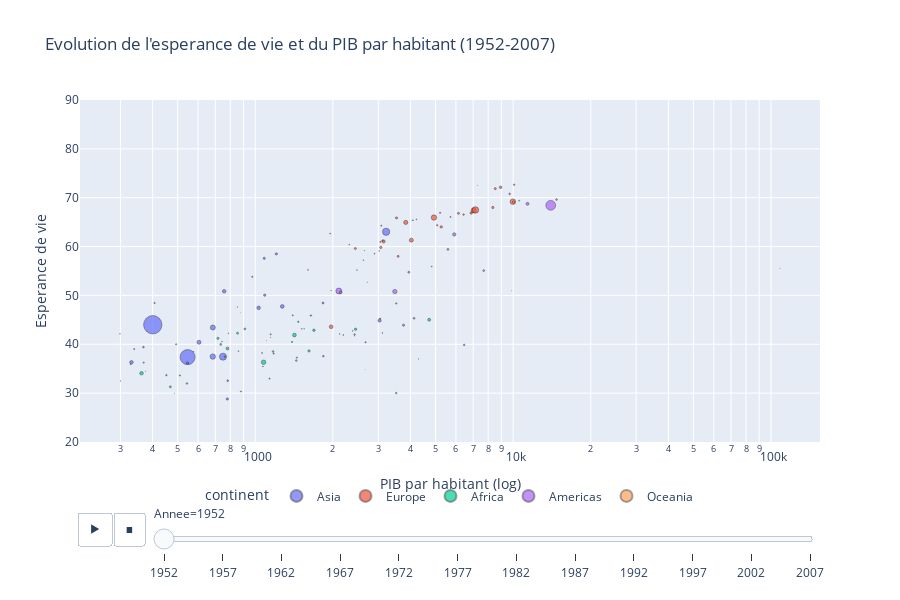

The code cell stored with this chart in its notebook:
### Code cell
# Autre exemple
# Chargeons le dataset gapminder

#sns.load_dataset("healthexp")

gapminder = px.data.gapminder()

# Creons un garphique interactif

fig = px.scatter(gapminder,
               x = "gdpPercap",
               y = "lifeExp",
               size = "pop",
               color = "continent",
               hover_name = "country",
               log_x = True,
               range_y = [20, 90],
               animation_frame = "year",
               title = "Evolution de l'esperance de vie et du PIB par habitant (1952-2007)",
               labels = {"gdpPercap" : "PIB par habitant (log)", "lifeExp" : "Esperance de vie", "year" : "Annee", "pop" : "Population", "continent" : "continent"}, height = 600,)
 # Affichons l'apparence du graphique

fig.update_traces(marker = dict(line = dict(width = 1, color = "rgba(0, 0, 0, 0.5)")))
fig.update_layout(showlegend = True, legend = dict(orientation = "h", yanchor = "bottom", y = -0.2, xanchor = "center", x = 0.5))

# Affichons le graphique interactif

fig.show()

### Figure 1 — Plotly figure (JSON) as saved in the notebook; plotly's stock layout.template omitted (floating-point values rounded to 4 significant figures)
{"data": [{"hovertemplate": "<b>%{hovertext}</b><br><br>continent=Asia<br>Annee=1952<br>PIB par habitant (log)=%{x}<br>Esperance de vie=%{y}<br>Population=%{marker.size}<extra></extra>", "hovertext": ["Afghanistan", "Bahrain", "Bangladesh", "Cambodia", "China", "Hong Kong, China", "India", "Indonesia", "Iran", "Iraq", "Israel", "Japan", "Jordan", "Korea, Dem. Rep.", "Korea, Rep.", "Kuwait", "Lebanon", "Malaysia", "Mongolia", "Myanmar", "Nepal", "Oman", "Pakistan", "Philippines", "Saudi Arabia", "Singapore", "Sri Lanka", "Syria", "Taiwan", "Thailand", "Vietnam", "West Bank and Gaza", "Yemen, Rep."], "legendgroup": "Asia", "marker": {"color": "#636efa", "line": {"color": "rgba(0, 0, 0, 0.5)", "width": 1}, "size": [8425333, 120447, 46886859, 4693836, 556263527, 2125900, 372000000, 82052000, 17272000, 5441766, 1620914, 86459025, 607914, 8865488, 20947571, 160000, 1439529, 6748378, 800663, 20092996, 9182536, 507833, 41346560, 22438691, 4005677, 1127000, 7982342, 3661549, 8550362, 21289402, 26246839, 1030585, 4963829], "sizemode": "area", "sizeref": 3297000.0, "symbol": "circle"}, "mode": "markers", "name": "Asia", "orientation": "v", "showlegend": true, "type": "scatter", "x": [779.4, 9867.0, 684.2, 368.5, 400.4, 3054.0, 546.6, 749.7, 3035.0, 4130.0, 4087.0, 3217.0, 1547.0, 1088.0, 1031.0, 108400.0, 4835.0, 1831.0, 786.6, 331, 545.9, 1828.0, 684.6, 1273.0, 6460.0, 2315.0, 1084.0, 1643.0, 1207.0, 757.8, 605.1, 1516.0, 781.7], "xaxis": "x", "y": [28.8, 50.94, 37.48, 39.42, 44, 60.96, 37.37, 37.47, 44.87, 45.32, 65.39, 63.03, 43.16, 50.06, 47.45, 55.56, 55.93, 48.46, 42.24, 36.32, 36.16, 37.58, 43.44, 47.75, 39.88, 60.4, 57.59, 45.88, 58.5, 50.85, 40.41, 43.16, 32.55], "yaxis": "y"}, {"hovertemplate": "<b>%{hovertext}</b><br><br>continent=Europe<br>Annee=1952<br>PIB par habitant (log)=%{x}<br>Esperance de vie=%{y}<br>Population=%{marker.size}<extra></extra>", "hovertext": ["Albania", "Austria", "Belgium", "Bosnia and Herzegovina", "Bulgaria", "Croatia", "Czech Republic", "Denmark", "Finland", "France", "Germany", "Greece", "Hungary", "Iceland", "Ireland", "Italy", "Montenegro", "Netherlands", "Norway", "Poland", "Portugal", "Romania", "Serbia", "Slovak Republic", "Slovenia", "Spain", "Sweden", "Switzerland", "Turkey", "United Kingdom"], "legendgroup": "Europe", "marker": {"color": "#EF553B", "line": {"color": "rgba(0, 0, 0, 0.5)", "width": 1}, "size": [1282697, 6927772, 8730405, 2791000, 7274900, 3882229, 9125183, 4334000, 4090500, 42459667, 69145952, 7733250, 9504000, 147962, 2952156, 47666000, 413834, 10381988, 3327728, 25730551, 8526050, 16630000, 6860147, 3558137, 1489518, 28549870, 7124673, 4815000, 22235677, 50430000], "sizemode": "area", "sizeref": 3297000.0, "symbol": "circle"}, "mode": "markers", "name": "Europe", "orientation": "v", "showlegend": true, "type": "scatter", "x": [1601.0, 6137.0, 8343.0, 973.5, 2444.0, 3119.0, 6876.0, 9692.0, 6425.0, 7030.0, 7144.0, 3531.0, 5264.0, 7268.0, 5210.0, 4931.0, 2648.0, 8942.0, 10100.0, 4029.0, 3068.0, 3145.0, 3581.0, 5075.0, 4215.0, 3834.0, 8528.0, 14730.0, 1969.0, 9980.0], "xaxis": "x", "y": [55.23, 66.8, 68, 53.82, 59.6, 61.21, 66.87, 70.78, 66.55, 67.41, 67.5, 65.86, 64.03, 72.49, 66.91, 65.94, 59.16, 72.13, 72.67, 61.31, 59.82, 61.05, 58.0, 64.36, 65.57, 64.94, 71.86, 69.62, 43.59, 69.18], "yaxis": "y"}, {"hovertemplate": "<b>%{hovertext}</b><br><br>continent=Africa<br>Annee=1952<br>PIB par habitant (log)=%{x}<br>Esperance de vie=%{y}<br>Population=%{marker.size}<extra></extra>", "hovertext": ["Algeria", "Angola", "Benin", "Botswana", "Burkina Faso", "Burundi", "Cameroon", "Central African Republic", "Chad", "Comoros", "Congo, Dem. Rep.", "Congo, Rep.", "Cote d'Ivoire", "Djibouti", "Egypt", "Equatorial Guinea", "Eritrea", "Ethiopia", "Gabon", "Gambia", "Ghana", "Guinea", "Guinea-Bissau", "Kenya", "Lesotho", "Liberia", "Libya", "Madagascar", "Malawi", "Mali", "Mauritania", "Mauritius", "Morocco", "Mozambique", "Namibia", "Niger", "Nigeria", "Reunion", "Rwanda", "Sao Tome and Principe", "Senegal", "Sierra Leone", "Somalia", "South Africa", "Sudan", "Swaziland", "Tanzania", "Togo", "Tunisia", "Uganda", "Zambia", "Zimbabwe"], "legendgroup": "Africa", "marker": {"color": "#00cc96", "line": {"color": "rgba(0, 0, 0, 0.5)", "width": 1}, "size": [9279525, 4232095, 1738315, 442308, 4469979, 2445618, 5009067, 1291695, 2682462, 153936, 14100005, 854885, 2977019, 63149, 22223309, 216964, 1438760, 20860941, 420702, 284320, 5581001, 2664249, 580653, 6464046, 748747, 863308, 1019729, 4762912, 2917802, 3838168, 1022556, 516556, 9939217, 6446316, 485831, 3379468, 33119096, 257700, 2534927, 60011, 2755589, 2143249, 2526994, 14264935, 8504667, 290243, 8322925, 1219113, 3647735, 5824797, 2672000, 3080907], "sizemode": "area", "sizeref": 3297000.0, "symbol": "circle"}, "mode": "markers", "name": "Africa", "orientation": "v", "showlegend": true, "type": "scatter", "x": [2449.0, 3521.0, 1063.0, 851.2, 543.3, 339.3, 1173.0, 1071.0, 1179.0, 1103.0, 780.5, 2126.0, 1389.0, 2670.0, 1419.0, 375.6, 328.9, 362.1, 4293.0, 485.2, 911.3, 510.2, 299.9, 853.5, 298.8, 575.6, 2388.0, 1443.0, 369.2, 452.3, 743.1, 1968.0, 1688.0, 468.5, 2424.0, 761.9, 1077.0, 2719.0, 493.3, 879.6, 1450.0, 879.8, 1136.0, 4725.0, 1616.0, 1148.0, 716.7, 859.8, 1468.0, 734.8, 1147.0, 406.9], "xaxis": "x", "y": [43.08, 30.02, 38.22, 47.62, 31.98, 39.03, 38.52, 35.46, 38.09, 40.72, 39.14, 42.11, 40.48, 34.81, 41.89, 34.48, 35.93, 34.08, 37.0, 30, 43.15, 33.61, 32.5, 42.27, 42.14, 38.48, 42.72, 36.68, 36.26, 33.69, 40.54, 50.99, 42.87, 31.29, 41.73, 37.44, 36.32, 52.72, 40, 46.47, 37.28, 30.33, 32.98, 45.01, 38.63, 41.41, 41.22, 38.6, 44.6, 39.98, 42.04, 48.45], "yaxis": "y"}, {"hovertemplate": "<b>%{hovertext}</b><br><br>continent=Americas<br>Annee=1952<br>PIB par habitant (log)=%{x}<br>Esperance de vie=%{y}<br>Population=%{marker.size}<extra></extra>", "hovertext": ["Argentina", "Bolivia", "Brazil", "Canada", "Chile", "Colombia", "Costa Rica", "Cuba", "Dominican Republic", "Ecuador", "El Salvador", "Guatemala", "Haiti", "Honduras", "Jamaica", "Mexico", "Nicaragua", "Panama", "Paraguay", "Peru", "Puerto Rico", "Trinidad and Tobago", "United States", "Uruguay", "Venezuela"], "legendgroup": "Americas", "marker": {"color": "#ab63fa", "line": {"color": "rgba(0, 0, 0, 0.5)", "width": 1}, "size": [17876956, 2883315, 56602560, 14785584, 6377619, 12350771, 926317, 6007797, 2491346, 3548753, 2042865, 3146381, 3201488, 1517453, 1426095, 30144317, 1165790, 940080, 1555876, 8025700, 2227000, 662850, 157553000, 2252965, 5439568], "sizemode": "area", "sizeref": 3297000.0, "symbol": "circle"}, "mode": "markers", "name": "Americas", "orientation": "v", "showlegend": true, "type": "scatter", "x": [5911.0, 2677.0, 2109.0, 11370.0, 3940.0, 2144.0, 2627.0, 5587.0, 1398.0, 3522.0, 3048.0, 2428.0, 1840.0, 2195.0, 2899.0, 3478.0, 3112.0, 2480.0, 1952.0, 3759.0, 3082.0, 3023.0, 13990.0, 5717.0, 7690.0], "xaxis": "x", "y": [62.48, 40.41, 50.92, 68.75, 54.74, 50.64, 57.21, 59.42, 45.93, 48.36, 45.26, 42.02, 37.58, 41.91, 58.53, 50.79, 42.31, 55.19, 62.65, 43.9, 64.28, 59.1, 68.44, 66.07, 55.09], "yaxis": "y"}, {"hovertemplate": "<b>%{hovertext}</b><br><br>continent=Oceania<br>Annee=1952<br>PIB par habitant (log)=%{x}<br>Esperance de vie=%{y}<br>Population=%{marker.size}<extra></extra>", "hovertext": ["Australia", "New Zealand"], "legendgroup": "Oceania", "marker": {"color": "#FFA15A", "line": {"color": "rgba(0, 0, 0, 0.5)", "width": 1}, "size": [8691212, 1994794], "sizemode": "area", "sizeref": 3297000.0, "symbol": "circle"}, "mode": "markers", "name": "Oceania", "orientation": "v", "showlegend": true, "type": "scatter", "x": [10040.0, 10560.0], "xaxis": "x", "y": [69.12, 69.39], "yaxis": "y"}], "layout": {"height": 600, "legend": {"itemsizing": "constant", "orientation": "h", "title": {"text": "continent"}, "tracegroupgap": 0, "x": 0.5, "xanchor": "center", "y": -0.2, "yanchor": "bottom"}, "showlegend": true, "sliders": [{"active": 0, "currentvalue": {"prefix": "Annee="}, "len": 0.9, "pad": {"b": 10, "t": 60}, "steps": [{"args": [["1952"], {"frame": {"duration": 0, "redraw": false}, "fromcurrent": true, "mode": "immediate", "transition": {"duration": 0, "easing": "linear"}}], "label": "1952", "method": "animate"}, {"args": [["1957"], {"frame": {"duration": 0, "redraw": false}, "fromcurrent": true, "mode": "immediate", "transition": {"duration": 0, "easing": "linear"}}], "label": "1957", "method": "animate"}, {"args": [["1962"], {"frame": {"duration": 0, "redraw": false}, "fromcurrent": true, "mode": "immediate", "transition": {"duration": 0, "easing": "linear"}}], "label": "1962", "method": "animate"}, {"args": [["1967"], {"frame": {"duration": 0, "redraw": false}, "fromcurrent": true, "mode": "immediate", "transition": {"duration": 0, "easing": "linear"}}], "label": "1967", "method": "animate"}, {"args": [["1972"], {"frame": {"duration": 0, "redraw": false}, "fromcurrent": true, "mode": "immediate", "transition": {"duration": 0, "easing": "linear"}}], "label": "1972", "method": "animate"}, {"args": [["1977"], {"frame": {"duration": 0, "redraw": false}, "fromcurrent": true, "mode": "immediate", "transition": {"duration": 0, "easing": "linear"}}], "label": "1977", "method": "animate"}, {"args": [["1982"], {"frame": {"duration": 0, "redraw": false}, "fromcurrent": true, "mode": "immediate", "transition": {"duration": 0, "easing": "linear"}}], "label": "1982", "method": "animate"}, {"args": [["1987"], {"frame": {"duration": 0, "redraw": false}, "fromcurrent": true, "mode": "immediate", "transition": {"duration": 0, "easing": "linear"}}], "label": "1987", "method": "animate"}, {"args": [["1992"], {"frame": {"duration": 0, "redraw": false}, "fromcurrent": true, "mode": "immediate", "transition": {"duration": 0, "easing": "linear"}}], "label": "1992", "method": "animate"}, {"args": [["1997"], {"frame": {"duration": 0, "redraw": false}, "fromcurrent": true, "mode": "immediate", "transition": {"duration": 0, "easing": "linear"}}], "label": "1997", "method": "animate"}, {"args": [["2002"], {"frame": {"duration": 0, "redraw": false}, "fromcurrent": true, "mode": "immediate", "transition": {"duration": 0, "easing": "linear"}}], "label": "2002", "method": "animate"}, {"args": [["2007"], {"frame": {"duration": 0, "redraw": false}, "fromcurrent": true, "mode": "immediate", "transition": {"duration": 0, "easing": "linear"}}], "label": "2007", "method": "animate"}], "x": 0.1, "xanchor": "left", "y": 0, "yanchor": "top"}], "title": {"text": "Evolution de l'esperance de vie et du PIB par habitant (1952-2007)"}, "updatemenus": [{"buttons": [{"args": [null, {"frame": {"duration": 500, "redraw": false}, "fromcurrent": true, "mode": "immediate", "transition": {"duration": 500, "easing": "linear"}}], "label": "&#9654;", "method": "animate"}, {"args": [[null], {"frame": {"duration": 0, "redraw": false}, "fromcurrent": true, "mode": "immediate", "transition": {"duration": 0, "easing": "linear"}}], "label": "&#9724;", "method": "animate"}], "direction": "left", "pad": {"r": 10, "t": 70}, "showactive": false, "type": "buttons", "x": 0.1, "xanchor": "right", "y": 0, "yanchor": "top"}], "xaxis": {"anchor": "y", "domain": [0, 1], "title": {"text": "PIB par habitant (log)"}, "type": "log"}, "yaxis": {"anchor": "x", "domain": [0, 1], "range": [20, 90], "title": {"text": "Esperance de vie"}}}}
